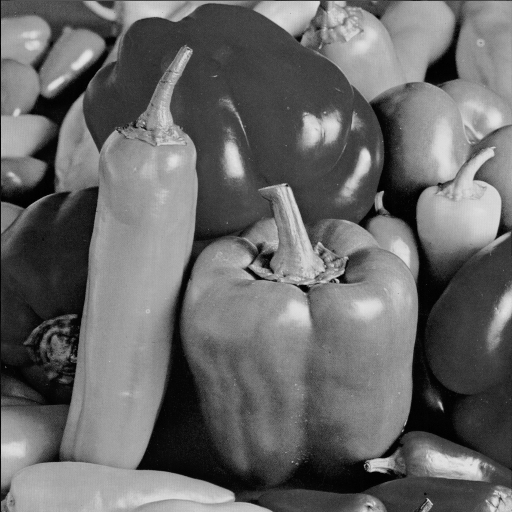
#> input picture Bilateral-Filter/images/Peppers.bmp, 512 x 512 px
$ python noise_generate.py
#> lines starting #> are read from the running program, lines starting #| are printed output that depends on the picture
#> further down, ori_image is the input picture: PIL image 512x512 L; min 0, max 229, mean 104.2
# coding: utf-8
import numpy as np
import matplotlib.pyplot as plt
import math
from PIL import Image


def gauss_noise(image, mean=0, var=0.0005):
    '''
    为图像添加高斯噪声
    :param image: 要添加噪声的图像, type=Image
    :param mean: 均值
    :param var: 方差, 方差越大所加噪声越大
    :return: 加噪声后的图像
    '''
#> called with mean = 0, var = 0.0005
    image = np.array(image/255, dtype=float)
    noise = np.random.normal(mean, var ** 0.5, image.shape)
    out = image + noise
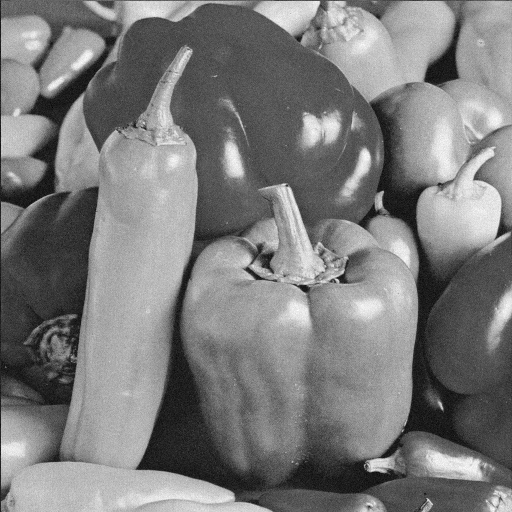
#> out: shape (512, 512) float64; min -0.0967, max 0.941, mean 0.409; drawn with min black and max white
    if out.min() < 0:
        low_clip = -1.
    else:
        low_clip = 0.
    out = np.clip(out, low_clip, 1.0)
    out = np.uint8(out*255)
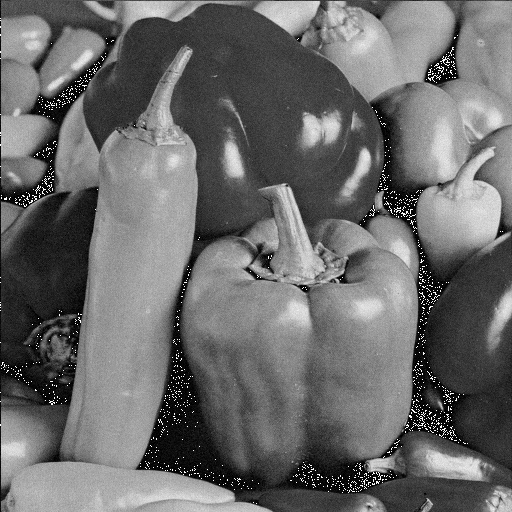
#> out: shape (512, 512); min 0, max 255, mean 105.9
    return out


if __name__=='__main__':
    # test
    ori_image=Image.open("./images/Peppers.bmp")
    ori_image_mat=np.array(ori_image)
    noise_image_mat=gauss_noise(ori_image_mat)
    noise_image = Image.fromarray(noise_image_mat)
    noise_image.show()
    noise_image.save('./images/Peppers_noise.bmp')

$ run again, with Bilateral-Filter/images/Baboon.bmp copied over Bilateral-Filter/images/Peppers.bmp
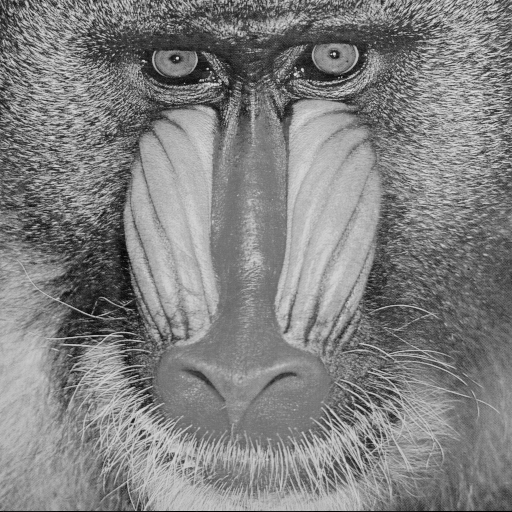
#> input picture Bilateral-Filter/images/Baboon.bmp, 512 x 512 px
#> ori_image is the input picture: PIL image 512x512 L; min 0, max 230, mean 129.1
#> in gauss_noise, `out = image + noise`:
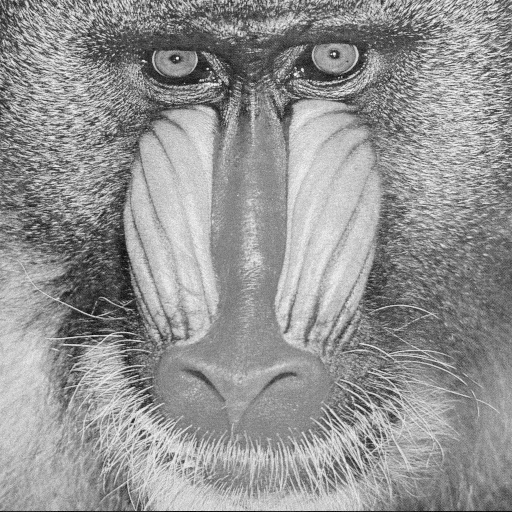
#> out: shape (512, 512) float64; min -0.0501, max 0.908, mean 0.506; drawn with min black and max white
